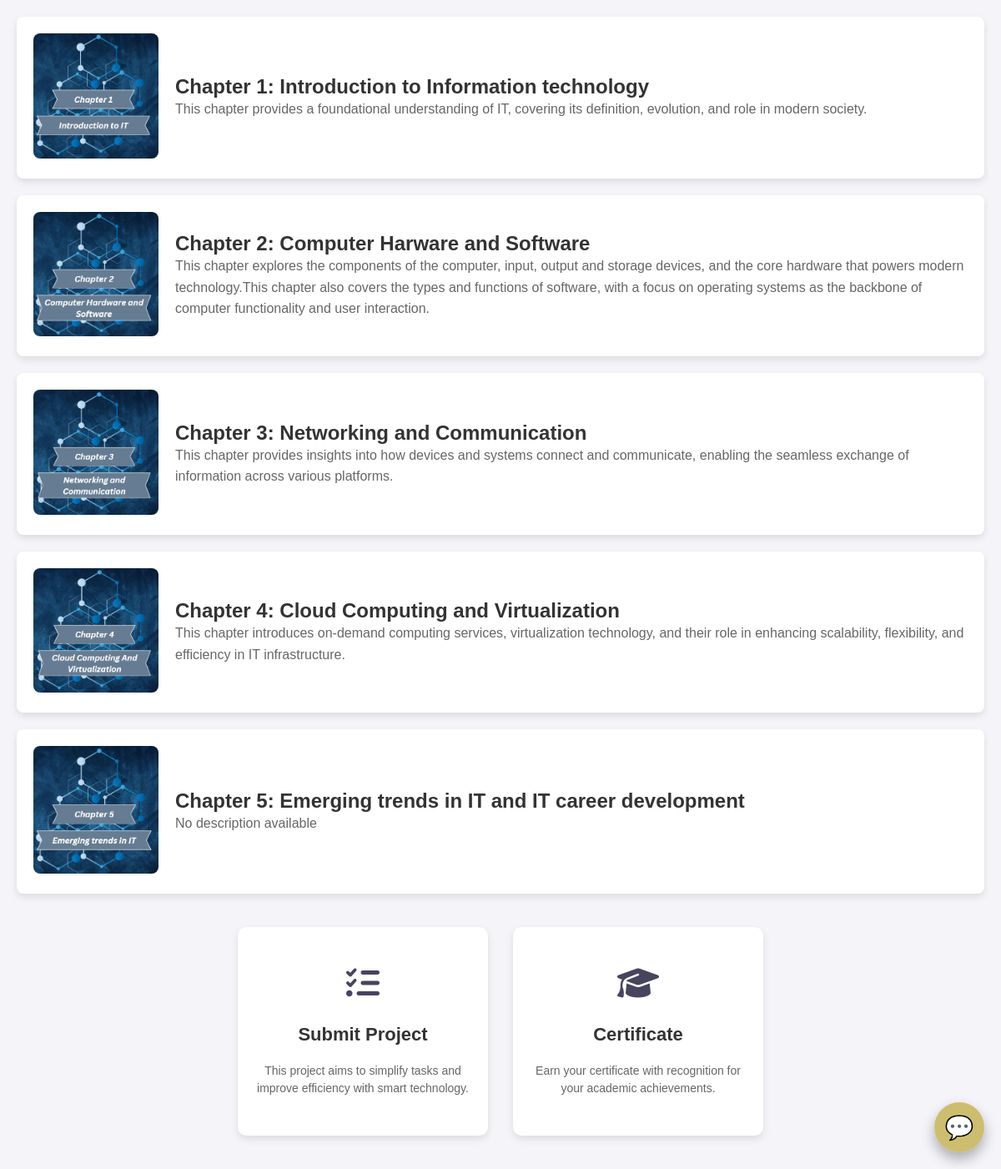
The page /registration/course/3/ (signed in) on the database its author committed.
### alignskills/models.py (models this page shows, shortened)
class Chapter(models.Model):
    course = models.ForeignKey(Course, on_delete=models.CASCADE, related_name='chapters')
    title = models.CharField(max_length=255, unique=True)
    description = models.TextField(blank=True, null=True)
    image = models.ImageField(upload_to='chapter_images/', null=True, blank=True)
    position = models.PositiveIntegerField(default=0)  # for ordering
    class Meta:
        ordering = ['position']

### alignskills/views.py (the view)
# urls.py: path('course/<int:course_id>/', views.course_detail, name='course_detail'),
@login_required(login_url='/accounts/login/')  # This decorator ensures that only logged-in users can access this view.
def course_detail(request, course_id):  # Defines the view function for displaying the details of a course.
    course = get_object_or_404(Course, id=course_id)  # Fetches the course object using the course_id, or returns a 404 if not found.
    print(f"\n[DEBUG] Loading Course: {course.id} - {course.title}")  # Debugging output to log course loading.
    comments = Comment.objects.filter(course_id=course).order_by('-date_comment')  # Fetches comments related to the course, ordered by date (latest first).
    print(f"[DEBUG] Found {comments.count()} comments for this course")  # Debugging output to log the number of comments.
    if request.method == 'POST':  # Checks if the request method is POST (i.e., a comment is being submitted).
        form = CommentForm(request.POST)  # Creates a form instance with the posted data.
        if form.is_valid():  # Validates the form.
            comment = form.save(commit=False)  # Saves the form data but does not commit it to the database yet.
            comment.user_id = request.user  # Associates the comment with the logged-in user.
            comment.course_id = course  # Associates the comment with the current course.
            comment.save()  # Saves the comment to the database.
            print(f"[DEBUG] Saved comment for course {course.id}")  # Debugging output to log the saving of the comment.
            return redirect(reverse('course_detail', kwargs={'course_id': course.id}) + '?tab=comments')  # Redirects to the same course detail page, appending a query parameter to navigate to the comments tab.
    else:
        form = CommentForm()  # Creates an empty form if the request method is not POST (e.g., GET request for loading the page).
    chapters = course.chapters.all()  # Fetches all chapters related to the course.
    is_enrolled = Enrollment.objects.filter(student=request.user, course=course).exists()  # Checks if the current user is enrolled in the course.
    try:
        project = Project.objects.get(course=course)  # Tries to fetch the project related to the course.
    except Project.DoesNotExist:
        project = None  # If no project exists for the course, sets the project to None.
    context = {
        'course': course,  # Passes the course object to the template.
        'chapters': chapters,  # Passes the list of chapters to the template.
        'comments': comments,  # Passes the list of comments to the template.
        'form': form,  # Passes the comment form to the template.
        'is_enrolled': is_enrolled,  # Passes a boolean indicating whether the user is enrolled in the course.
        'project': project,  # Passes the project related to the course (if any) to the template.
    }
    return render(request, 'course_detail.html', context)  # Renders the 'course_detail.html' template with the provided context.

### alignskills/context_processors.py (called while the page is built)
def user_stats(request):
    return {
        'active_students': UserStats.objects.filter(is_active=True).count(),
        'graduate_students': UserStats.objects.filter(is_graduate=True).count(),
        'certified_students': UserStats.objects.filter(is_certified=True).count(),
    }

### templates/course_detail.html (shortened to what this page needs)
{% load static %}
<!DOCTYPE html>
<html lang="en">
<head>
    <link rel="stylesheet" href="{% static 'css/chapterstyle.css' %}">
    <link rel="stylesheet" href="{% static 'css/chatbot.css' %}">
    <link rel="stylesheet" href="https://cdnjs.cloudflare.com/ajax/libs/font-awesome/6.4.2/css/all.min.css">
</head>
<body>
    <div class="container">
        {% for chapter in chapters %}
        <div class="chapter" id="chapter-{{ chapter.id }}">
            <div class="chapter-img">
                {% if chapter.image %}
                <img src="{{ chapter.image.url }}" alt="{{ chapter.title }}" class="chapter-image">
                {% else %}
                <img src="{% static 'images/default_chapter.png' %}" alt="Default Chapter Image" class="chapter-image">
                {% endif %}
            </div>
            <div class="chapter-description">
                <a href="{% url 'lecture_page' chapter.title %}" class="h2">
                    {{ chapter.title }}
                </a>
                <p>{{ chapter.description|default:"No description available" }}</p>
            </div>
        </div>
        {% empty %}
        <div class="no-chapters">
            <p>No chapters available for this course.</p>
        </div>
        {% endfor %}
    </div>
    <div class="container-2">
        <div class="project-container" id="project">
            <div class="card-icon">
                <i class="fas fa-tasks"></i>
            </div>
            {% if project %}
            <a href="{% url 'submit_project' project.id %}" class="project-title">Submit Project</a>
            {% endif %}
            <p class="project-description">
                This project aims to simplify tasks and improve efficiency with smart technology.
            </p>
        </div>
        <div class="certificate-container" id="certificate">
            <div class="card-icon">
                <i class="fas fa-graduation-cap"></i>
            </div>
            <a href="{% url 'view_certificate' course.title %}" class="certificate-title">Certificate</a>
            <p class="certificate-description">
                Earn your certificate with recognition for your academic achievements.
            </p>
        </div>
    </div>
    {% include 'includes/chatbot.html' %}
</body>
</html>

### templates/includes/chatbot.html (shortened to what this page needs)
{% load static %}
<link rel="stylesheet" href="static/css/chatbot.css">
<div class="chat-icon" onclick="toggleChat()">
    💬
</div>

### static/css/chapterstyle.css (style rules this page uses)
:root { --main-color: #47445e; --green: #c9b75f; --back-color: #f9f9f9; --red: #e74c3c; --orange: #f39c12; --light-color: #888; --light-bg: #eee; --black: #2c3e50; --white: #fff; --border: .1rem solid rgba(0, 0, 0, .2); --gradient-main: linear-gradient(135deg, #4caf50, #81c784); --gradient-light: linear-gradient(135deg, #ffffff, #f1f1f1); }
* { margin: 0; padding: 0; box-sizing: border-box; }
body { font-family: Arial, sans-serif; background-color: #f4f4f9; padding: 20px; }
.container { max-width: 1200px; margin: 0 auto; }
.chapter { display: flex; align-items: center; background-color: #ffffff; border-radius: 8px; box-shadow: 0 4px 8px rgba(0, 0, 0, 0.1); margin-bottom: 20px; padding: 20px; }
.chapter-img { flex: 1; max-width: 150px; margin-right: 20px; }
.chapter-img img { width: 100%; border-radius: 8px; }
.chapter-description { flex: 2; }
.chapter-description .h2 { color: #333; font-size: 1.5rem; font-weight: bold; text-decoration: none; }
.chapter-description p { color: #666; line-height: 1.6; font-size: 16px; }

### static/css/chatbot.css (style rules this page uses)
.chat-icon { position: fixed; bottom: 20px; right: 20px; width: 60px; height: 60px; background: rgba(201, 183, 95, 0.9); color: white; border-radius: 50%; display: flex; align-items: center; justify-content: center; cursor: pointer; font-size: 28px; box-shadow: 0 8px 16px rgba(0, 0, 0, 0.3); transition: transform 0.3s ease; z-index: 999; }

### templates/course_detail.html (style rules this page uses)
.container-2 { display: flex; justify-content: center; align-items: center; flex-wrap: wrap; gap: 30px; width: 100%; max-width: 1200px; padding: 20px; box-sizing: border-box; }
.project-container, .certificate-container { display: flex; flex-direction: column; align-items: center; justify-content: center; width: 300px; height: 250px; background-color: #ffffff; border-radius: 10px; box-shadow: 0 4px 10px rgba(0, 0, 0, 0.1); padding: 20px; text-align: center; transition: transform 0.3s, box-shadow 0.3s; text-decoration: none; }
.project-title, .certificate-title { font-size: 22px; font-weight: bold; color: #333333; margin: 15px 0 10px; text-decoration: none; }
.project-description, .certificate-description { font-size: 14px; color: #666666; line-height: 1.5; margin-top: 10px; }
.card-icon { font-size: 40px; color: #47445e; margin-bottom: 10px; }

### rows shown on the page
Chapter: image (picture), title "Chapter 1: Introduction to Information technology", description "This chapter provides a foundational understanding of IT, covering its definition, evolution, and role in modern society."
Chapter: image (picture), title "Chapter 2: Computer Harware and Software", description "This chapter explores the components of the computer, input, output and storage devices, and the core hardware that powers modern technology.This chapter also covers the types and functions of software, with a focus on operating systems as the backbone of computer functionality and user interaction."
Chapter: image (picture), title "Chapter 3: Networking and Communication", description "This chapter provides insights into how devices and systems connect and communicate, enabling the seamless exchange of information across various platforms."
Chapter: image (picture), title "Chapter 4: Cloud Computing and Virtualization", description "This chapter introduces on-demand computing services, virtualization technology, and their role in enhancing scalability, flexibility, and efficiency in IT infrastructure."
Chapter: image (picture), title "Chapter 5: Emerging trends in IT and IT career development", description "No description available"
